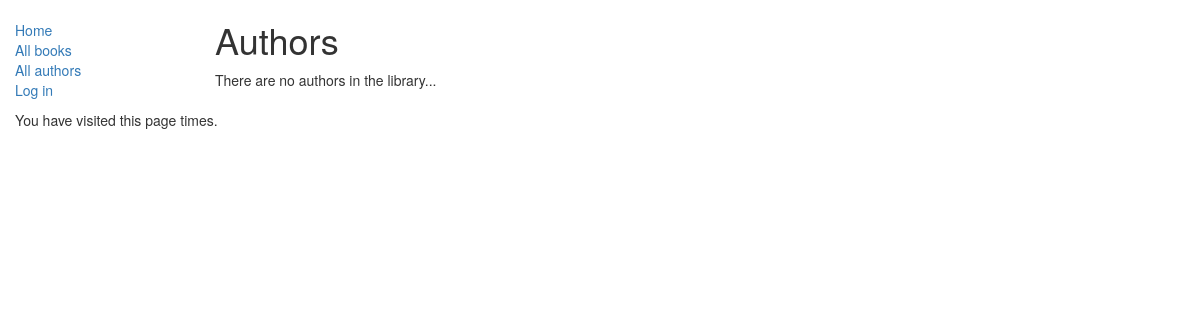
The app's page /catalog/authors/, older data.
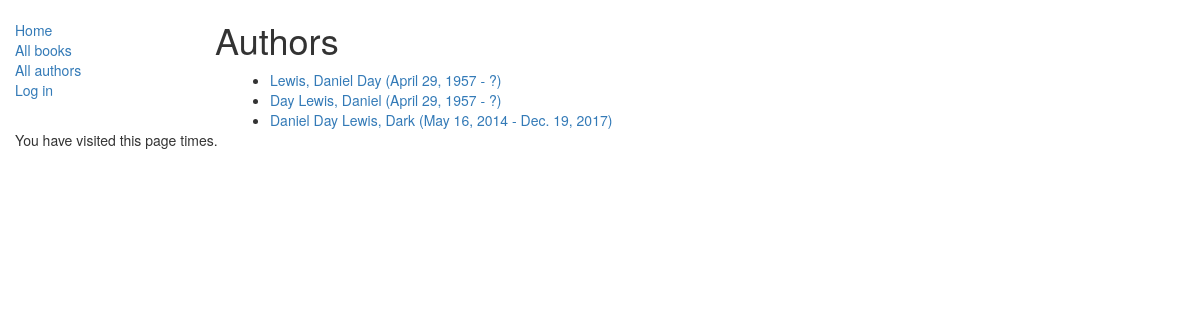
The same page, newer data.
### catalog/models.py (models this page shows)
class Author(models.Model):
    first_name = models.CharField(max_length=100)
    last_name = models.CharField(max_length=100)
    date_of_birth = models.DateField(null=True, blank=True)
    date_of_death = models.DateField('Died', null=True, blank=True)
    def get_absolute_url(self):
        return reverse('author-detail', args=[str(self.id)])
    def __str__(self):
        return '%s, %s' % (self.last_name, self.first_name)

### catalog/views.py (the view)
class AuthorListView(generic.ListView):
    model = Author # shorthand for queryset = Author.objects.all()
    paginate_by = 10

### catalog/templates/catalog/author_list.html (shortened to what this page needs)
{% extends "base_generic.html" %}
{% block content %}
<h1>Authors</h1>
    {% if author_list %}
        <ul id="author-list">
            {% for author in author_list %}
            <div class="col-sm-10">
                <li><a href="{{ author.get_absolute_url }}">{{ author }} ({{ author.date_of_birth }} - {% if author.date_of_death %}{{ author.date_of_death }}{% else %}?{% endif %})</a></li>
            </div>
        {% endfor %}
        </ul>
    {% else %}
    <p>There are no authors in the library...</p>
    {% endif %}
{% endblock %}

Row changes from the older to the newer data that the page shows:
added Author: last_name+first_name "Lewis, Daniel Day", date_of_birth "April 29, 1957"
added Author: last_name+first_name "Day Lewis, Daniel", date_of_birth "April 29, 1957"
added Author: last_name+first_name "Daniel Day Lewis, Dark", date_of_birth "May 16, 2014", date_of_death "Dec. 19, 2017"
Text that changed along with them:
text no longer shown: "There are no authors in the library..."
